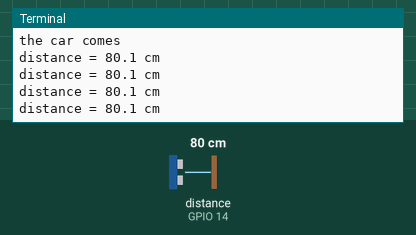
Simulated run of this program. Board: Raspberry Pi (BCM pin numbers). Parts: the last lines printed to the terminal. The inputs (shaded band) are chosen by the test bench; at power-on: distance to the obstacle (sensor on GPIO 14) 80 cm. The echo pulse lasts 58.3 µs per cm; the clock reads 2024-03-15 10:24:30 at power-on unless the program sets it; files the program writes start out absent; each call to the cloud database takes 0.3 s, and an entry nobody has set reads as its off value or as empty; threads take turns every 2 ms.

Above: at 1.5 s.
1.6 s: distance to the obstacle (sensor on GPIO 14) set to 2 cm
At 1.91 s:
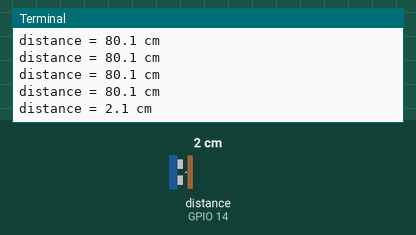
3.1 s: distance to the obstacle (sensor on GPIO 14) set to 250 cm
At 3.16 s:
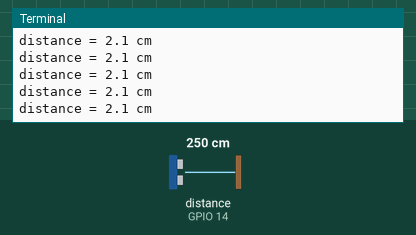
Timing chart, 0 to 6.1 s (numbered marks = the images above; inputs shaded):
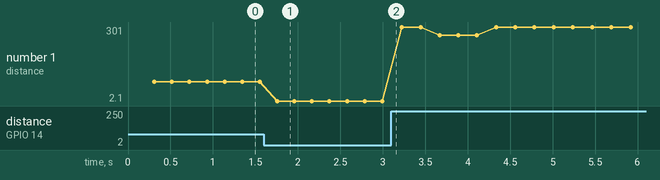

Measured:
- after the input at 1.6 s, the terminal: prints a new line after 0.16 s (image 1)
- plotted number 1: 80.1 → 2.1 after the input at 1.6 s, 2.1 → 301 after the input at 3.1 s

The program:

exit_new.py
```python
import RPi.GPIO as GPIO
import time
import numpy
import json
import queue
import threading
from firebase import firebase

firebase = firebase.FirebaseApplication("https://tourguide-d36af.firebaseio.com/", None)

GPIO.setmode(GPIO.BCM)

GPIO_TRIGGER = 15
GPIO_ECHO = 14

GPIO.setup(GPIO_TRIGGER, GPIO.OUT)
GPIO.setup(GPIO_ECHO, GPIO.IN)

free_parking_place = int(firebase.get('Attractioninfo/5/parking/TG/0', None))
data = queue.Queue()

def distance_measure():
    GPIO.output(GPIO_TRIGGER, True)

    time.sleep(0.00001)
    GPIO.output(GPIO_TRIGGER, False)

    Start_time = time.time()
    Stop_time = time.time()

    while GPIO.input(GPIO_ECHO) == 0:
        Start_time = time.time()

    while GPIO.input(GPIO_ECHO) == 1:
        Stop_time = time.time()

    distance = ((Stop_time - Start_time) * 34300) / 2
    return distance

def sensor_check():

    global data
    global free_parking_place
    distance = 90
    amount = 0
    path = 'a'

    while True:

        distance_check = ["0","0"]
        i = j = 0

        while i < 2 :
            distance1 = distance_measure()
            print ("distance = %.1f cm" % distance1)
            time.sleep(0.2)
            # "102" is the distance between car and sensor
            if distance1 > distance :
                i = 0
                distance_check[i] = '0'
            else :
                distance_check[i] = distance1
                i += 1
                print("the car comes")

        distance_bool = numpy.array(distance_check)
        b = (distance_bool <= distance).all()
        b.astype(numpy.int)
        distance_check.clear()

        distance_check = ["0","0"]
        while j < 2:
            distance2 = distance_measure()
            print ("distance = %.1f cm" % distance2)
            time.sleep(0.2)
            # "102" is the distance between car and sensor
            if distance2 < distance:
                j = 0
                distance_check[j] = '0'
            else :
                distance_check[j] = distance2
                j += 1
                print("the car already pass")
        distance_bool = numpy.array(distance_check)
        c = (distance_bool >= distance).all()
        c.astype(numpy.int)
        distance_check.clear()

        log = time.strftime("%Y-%m-%d %H:%M:%S", time.localtime()) + " distance_state1 =" + str(distance1) + " distance_state2 =" + str(distance2) + "free parking place = " + str(free_parking_place) + '\n'

        if b and c:
            data.put(1)
            if free_parking_place < 150:
                print ("free parking place + 1")

                if amount > 10000:
                    path = 'w'
                    amount = 0
                else:
                    path = 'a'
                with open("underground_exit_log.txt",path) as f:
                    f.write(log)
                amount +=1
            else:
                free_parking_place = 150
                print ("parking place is empty")
                with open("underground_exit_log.txt",path) as f:
                    f.write(log)

def upload_info():
    global data
    global free_parking_place
    while True:
        if data.empty() != True:
            check = 0
            while check == 0:
                try:
                    free_parking_place = int(firebase.get('Attractioninfo/5/parking/TG/0', None))
                    if free_parking_place < 150:
                        free_parking_place = data.get() + free_parking_place
                        firebase.put('Attractioninfo/5/parking/TG', "0", str(free_parking_place))
                        print("successfully upload data")
                        check = 1
                except:
                    with open("underground_exit_log.txt",'a') as f:
                        f.write(time.strftime("%Y-%m-%d %H:%M:%S", time.localtime()) )
                        f.write("data upload failed\n")
                    time.sleep(5)

if __name__ == '__main__':

    sensor = threading.Thread(target = sensor_check)
    upload = threading.Thread(target = upload_info)

    sensor.setDaemon(True)
    upload.setDaemon(True)

    sensor.start()
    upload.start()

    sensor.join(1)
    upload.join(1)

    while True:
        try:
            pass
        except KeyboardInterrupt:
            print("stop")
            GPIO.cleanup()
            exit()
```
